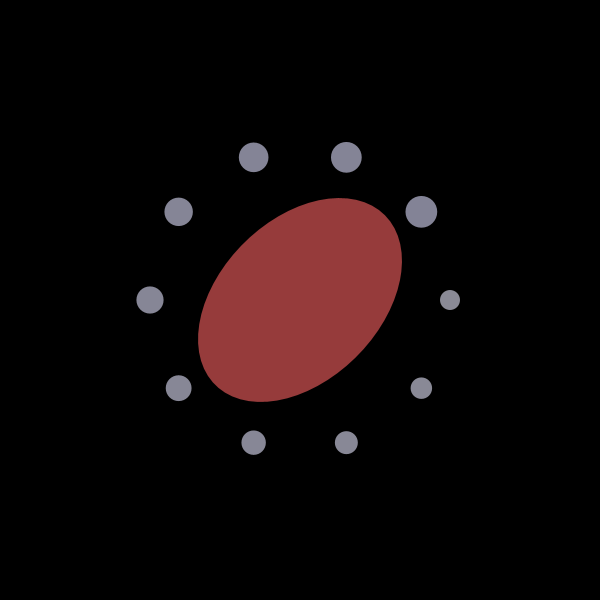
Frame 1 (no input)
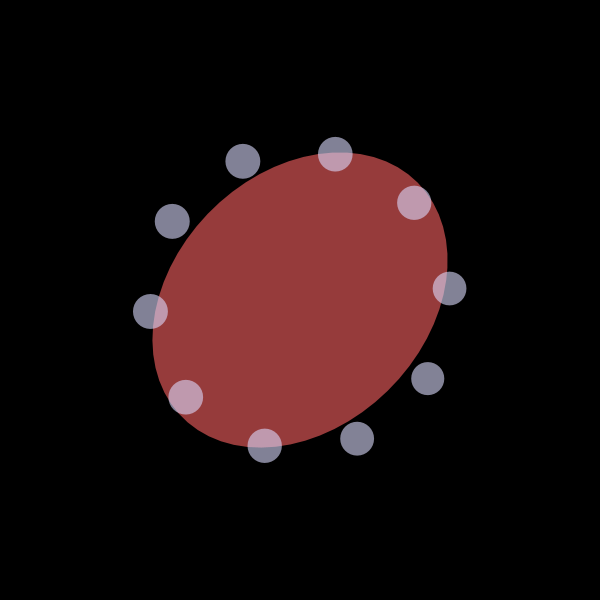
Frame 60 (the mouse pressed at the canvas centre just before this capture)
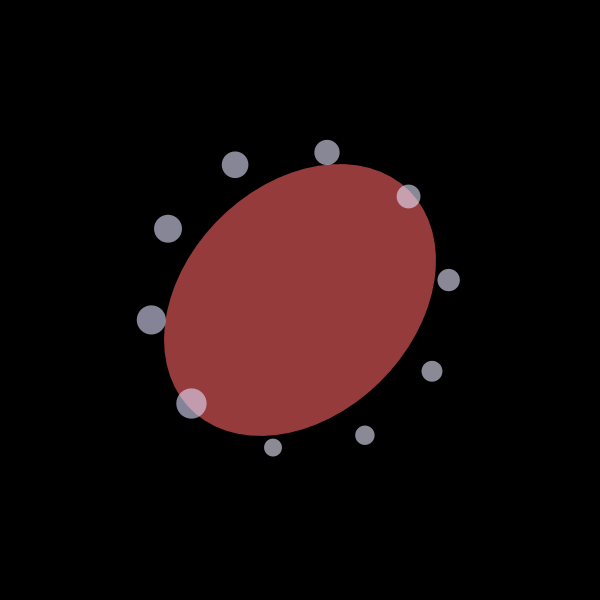
Frame 120 (the mouse held since frame 60 and released just before this capture)

The Processing sketch that drew these frames (run headless with seeded random() and noise(); from frame 60 on, the mouse is pressed at the canvas centre):

// Processing sketch: chatGPTart12
// ── chatGPTart12.pde
int numShapes = 10;  // Number of evolving shapes
float angle = 0;     // Starting angle for rotation
float radius = 150;  // Radius of the heart shape
float heartSize = 30; // Heart size
float offset = 0.1;  // Offset for the pulse effect

void setup() {
  size(600, 600);
  noStroke();
  frameRate(30);
}

void draw() {
  background(0);  // Black background to make the colors pop

  // Heart shape in the center
  pushMatrix();
  translate(width / 2, height / 2);
  
  // Pulsing effect for the heart
  float pulse = sin(angle) * 50 + 100;
  fill(255, 100, 100, 150);
  beginShape();
  for (float i = 0; i < TWO_PI; i += 0.1) {
    float x = pulse * cos(i) - 20 * sin(i);
    float y = pulse * sin(i) - 20 * cos(i);
    vertex(x, y);
  }
  endShape(CLOSE);
  
  popMatrix();

  // Pulsating and rotating shapes
  for (int i = 0; i < numShapes; i++) {
    float x = cos(angle + TWO_PI * i / numShapes) * radius + width / 2;
    float y = sin(angle + TWO_PI * i / numShapes) * radius + height / 2;
    
    // Changing size and color based on effort/heart
    float sizeMod = sin(angle + i * offset) * 15 + 20;
    fill(255 - sizeMod, 255 - sizeMod, 255, 150);
    ellipse(x, y, sizeMod, sizeMod);
  }

  angle += 0.02;  // Increment angle for rotation and pulsation effect
}
